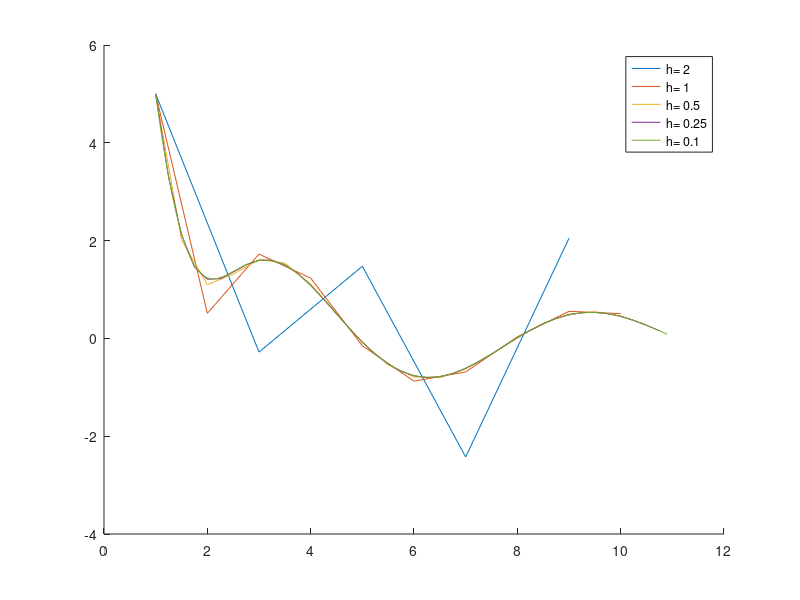

Write MATLAB code to recreate this figure.
# EJERCICIO 9 RELACION PVI #

clear all;
clc;
more off;

function y=f(t,x)
  y=-t*x-5*cos(t);
endfunction
%
a=1; b=11;
h=[2 1 0.5 0.25 0.1];
figure(1); clf; hold on;

for i=1:length(h)
  n=ceil((b-a)/h(i));
  x=zeros(1,n);
  t=zeros(1,n);
  x(1)=5;
  t(1)=1;
  aux=f(t(1),x(1));
  for j=1:n-1
    K1=fsolve(@(u) f(t(j)+h(i)/2,x(j)+h(i)/2*u)-u,aux);
    K2=f(t(j)+h(i)/2,x(j)+h(i)/2*K1);
    x(j+1)=x(j)+h(i)*K2;
    t(j+1)=t(j)+h(i);
    aux=(x(j+1)-x(j))/h(i);
  endfor
  plot(t,x,[';h= ' num2str(h(i)) ';']);
endfor
hold off;
